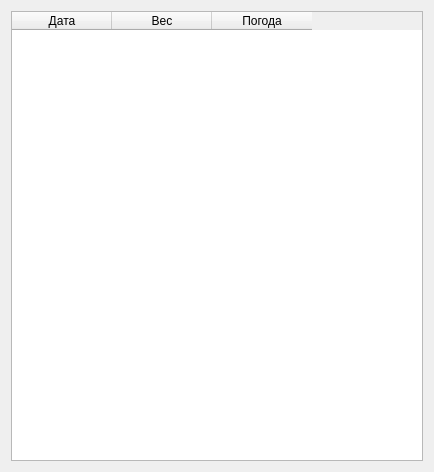
<?xml version="1.0" encoding="UTF-8"?>
<ui version="4.0">
 <class>NotebookWindow</class>
 <widget class="QWidget" name="NotebookWindow">
  <property name="geometry">
   <rect>
    <x>0</x>
    <y>0</y>
    <width>434</width>
    <height>472</height>
   </rect>
  </property>
  <property name="windowTitle">
   <string>Статистика</string>
  </property>
  <layout class="QHBoxLayout" name="horizontalLayout">
   <item>
    <widget class="QTableWidget" name="tableNotebook">
     <property name="enabled">
      <bool>true</bool>
     </property>
     <property name="editTriggers">
      <set>QAbstractItemView::NoEditTriggers</set>
     </property>
     <attribute name="verticalHeaderVisible">
      <bool>false</bool>
     </attribute>
     <column>
      <property name="text">
       <string>Дата</string>
      </property>
     </column>
     <column>
      <property name="text">
       <string>Вес</string>
      </property>
     </column>
     <column>
      <property name="text">
       <string>Погода</string>
      </property>
     </column>
    </widget>
   </item>
  </layout>
 </widget>
 <resources/>
 <connections/>
</ui>
